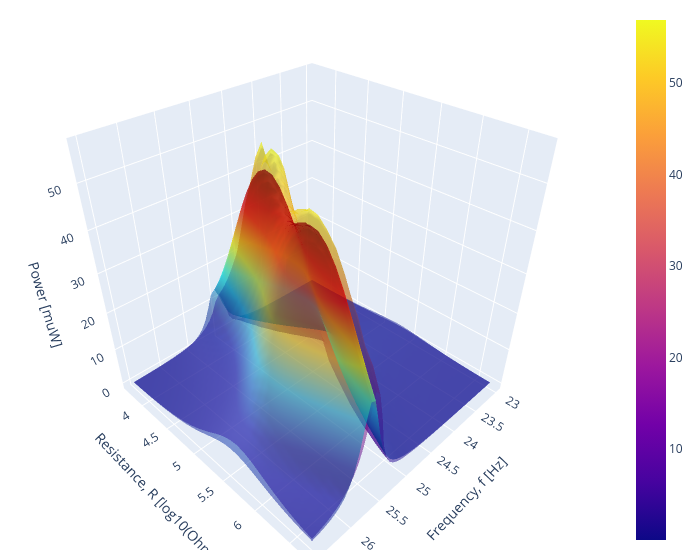

Notebook cell for this chart:
### Code cell
fig = go.Figure(data=[
    go.Surface(x=f_grid, y=jnp.log10(R_grid), z=power_exp*1.e6, opacity=0.5),
    go.Surface(x=f_grid, y=jnp.log10(R_grid), z=power_th*1.e6, opacity = .5, showscale=False, colorscale="jet"),

])

def update(fig):
    fig.update_layout(scene = dict(
                      xaxis=dict(
                          title=dict(
                              text='Frequency, f [Hz]'
                          )
                      ),
                      yaxis=dict(
                          title=dict(
                              text='Resistance, R [log10(Ohm)]'
                          )
                      ),
                      zaxis=dict(
                          title=dict(
                              text='Power [muW]'
                          )
                      ),
                    ),
                    width=700,
                    margin=dict(r=20, b=10, l=10, t=10))
update(fig)
fig.show()

### Figure 1 — Plotly figure (JSON) as saved in the notebook; plotly's stock layout.template omitted (floating-point values rounded to 4 significant figures; data arrays with more than 128 entries replaced by an {"elided": "..."} marker saying what was removed)
{"data": [{"opacity": 0.5, "type": "surface", "x": {"elided": "30x50 float values"}, "y": {"elided": "30x50 float values"}, "z": {"elided": "30x50 float values"}}, {"colorscale": [[0, "rgb(0,0,131)"], [0.2, "rgb(0,60,170)"], [0.4, "rgb(5,255,255)"], [0.6, "rgb(255,255,0)"], [0.8, "rgb(250,0,0)"], [1, "rgb(128,0,0)"]], "opacity": 0.5, "showscale": false, "type": "surface", "x": {"elided": "30x50 float values"}, "y": {"elided": "30x50 float values"}, "z": {"elided": "30x50 float values"}}], "layout": {"margin": {"b": 10, "l": 10, "r": 20, "t": 10}, "scene": {"xaxis": {"title": {"text": "Frequency, f [Hz]"}}, "yaxis": {"title": {"text": "Resistance, R [log10(Ohm)]"}}, "zaxis": {"title": {"text": "Power [muW]"}}}, "width": 700}}
